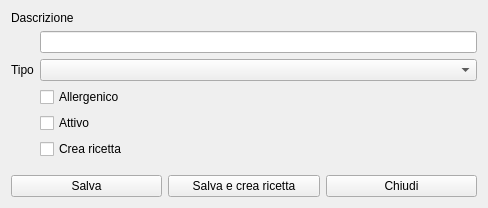
<?xml version="1.0" encoding="UTF-8"?>
<ui version="4.0">
 <class>HNewProduct</class>
 <widget class="QWidget" name="HNewProduct">
  <property name="windowModality">
   <enum>Qt::NonModal</enum>
  </property>
  <property name="geometry">
   <rect>
    <x>0</x>
    <y>0</y>
    <width>488</width>
    <height>208</height>
   </rect>
  </property>
  <property name="windowTitle">
   <string>Form</string>
  </property>
  <property name="windowIcon">
   <iconset resource="resources.qrc">
    <normaloff>:/Resources/Box.PNG</normaloff>:/Resources/Box.PNG</iconset>
  </property>
  <layout class="QVBoxLayout" name="verticalLayout">
   <item>
    <layout class="QFormLayout" name="formLayout">
     <item row="0" column="0" colspan="2">
      <widget class="QLabel" name="label">
       <property name="text">
        <string>Dascrizione</string>
       </property>
      </widget>
     </item>
     <item row="1" column="1">
      <widget class="QLineEdit" name="leDescrizione"/>
     </item>
     <item row="2" column="0">
      <widget class="QLabel" name="label_2">
       <property name="text">
        <string>Tipo</string>
       </property>
      </widget>
     </item>
     <item row="2" column="1">
      <widget class="QComboBox" name="comboBox"/>
     </item>
     <item row="4" column="1">
      <widget class="QCheckBox" name="cbAllergenico">
       <property name="text">
        <string>Allergenico</string>
       </property>
      </widget>
     </item>
     <item row="5" column="1">
      <widget class="QCheckBox" name="cbAttivo">
       <property name="text">
        <string>Attivo</string>
       </property>
      </widget>
     </item>
     <item row="6" column="1">
      <widget class="QCheckBox" name="cbCreaRicetta">
       <property name="text">
        <string>Crea ricetta</string>
       </property>
      </widget>
     </item>
    </layout>
   </item>
   <item>
    <layout class="QHBoxLayout" name="horizontalLayout">
     <item>
      <widget class="QPushButton" name="pushButton">
       <property name="text">
        <string>Salva</string>
       </property>
       <property name="icon">
        <iconset resource="resources.qrc">
         <normaloff>:/Resources/save-icon.png</normaloff>:/Resources/save-icon.png</iconset>
       </property>
       <property name="iconSize">
        <size>
         <width>32</width>
         <height>32</height>
        </size>
       </property>
      </widget>
     </item>
     <item>
      <widget class="QPushButton" name="pbSaveAndCreate">
       <property name="text">
        <string>Salva e crea ricetta</string>
       </property>
       <property name="icon">
        <iconset resource="resources.qrc">
         <normaloff>:/Resources/Sheet-Of-Paper.PNG</normaloff>:/Resources/Sheet-Of-Paper.PNG</iconset>
       </property>
       <property name="iconSize">
        <size>
         <width>32</width>
         <height>32</height>
        </size>
       </property>
      </widget>
     </item>
     <item>
      <widget class="QPushButton" name="pushButton_2">
       <property name="text">
        <string>Chiudi</string>
       </property>
       <property name="icon">
        <iconset resource="resources.qrc">
         <normaloff>:/Resources/Actions-window-close-icon.png</normaloff>:/Resources/Actions-window-close-icon.png</iconset>
       </property>
       <property name="iconSize">
        <size>
         <width>32</width>
         <height>32</height>
        </size>
       </property>
      </widget>
     </item>
    </layout>
   </item>
  </layout>
 </widget>
 <tabstops>
  <tabstop>leDescrizione</tabstop>
  <tabstop>comboBox</tabstop>
  <tabstop>pushButton</tabstop>
  <tabstop>pushButton_2</tabstop>
 </tabstops>
 <resources>
  <include location="resources.qrc"/>
 </resources>
 <connections/>
</ui>
